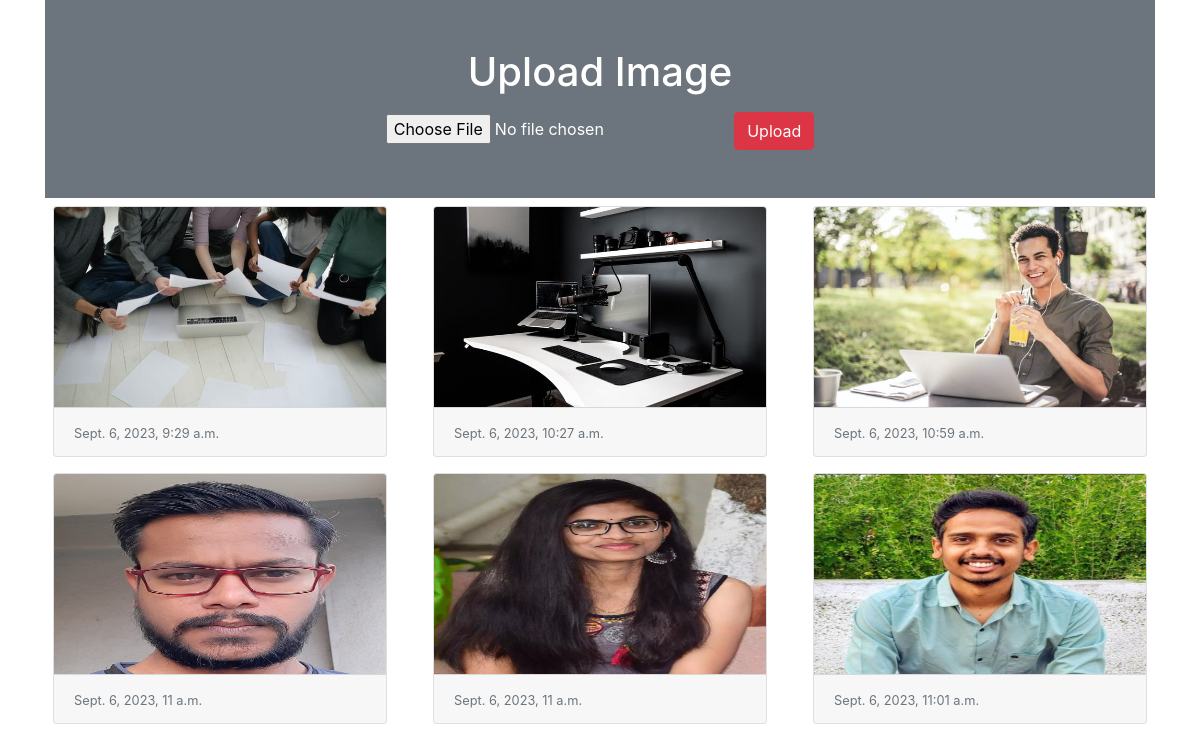
The page / on the database its author committed.
### myapp/models.py (models this page shows)
class Image(models.Model):
    photo=models.ImageField(upload_to="myimage")
    date=models.DateTimeField(auto_now_add=True)

### myapp/views.py (the view)
# urls.py: 2. Add a URL to urlpatterns:  path('', views.home, name='home')
def home(request):
    if request.method =='POST':
        form =ImageForm(request.POST, request.FILES )
        if form.is_valid():
            form.save()
    form=ImageForm()
    img=Image.objects.all()
    return render(request,"myapp/home.html",{'img':img,'form':form})

### myapp/forms.py
class ImageForm(forms.ModelForm):
    class Meta:
        model=Image
        fields='__all__'
        labels={'photo':''}

### myapp/templates/myapp/home.html (shortened to what this page needs)
<!doctype html>
<html lang="en">
  <head>
    <link rel="stylesheet" href="https://cdn.jsdelivr.net/npm/bootstrap@4.4.1/dist/css/bootstrap.min.css">
  </head>
  <body>
    <div class="container">
      <div class="py-5 text-center bg-secondary text-white ">
        <h1 class=" mb-3">Upload Image</h1>
        <form action="" method="post" enctype="multipart/form-data" >
          {{form}}
          <input type="submit" class="btn btn-danger" value="Upload">
      </form>
      </div>
      <div class="row">
        {% for x in img %}
        <div class=" col-sm-4">
          <div class="card m-2">
            <img src="{{x.photo.url}}" alt="" class=" card-img-top" height="200px">
            <div class="card-footer">
              <small class="text-muted">{{x.date}}</small>
            </div>
          </div>
        </div>
        {% endfor %}
      </div>
    </div>
  </body>
</html>

### rows shown on the page
Image: photo (picture), date "Sept. 6, 2023, 9:29 a.m."
Image: photo (picture), date "Sept. 6, 2023, 10:27 a.m."
Image: photo (picture), date "Sept. 6, 2023, 10:59 a.m."
Image: photo (picture), date "Sept. 6, 2023, 11 a.m."
Image: photo (picture), date "Sept. 6, 2023, 11 a.m."
Image: photo (picture), date "Sept. 6, 2023, 11:01 a.m."
